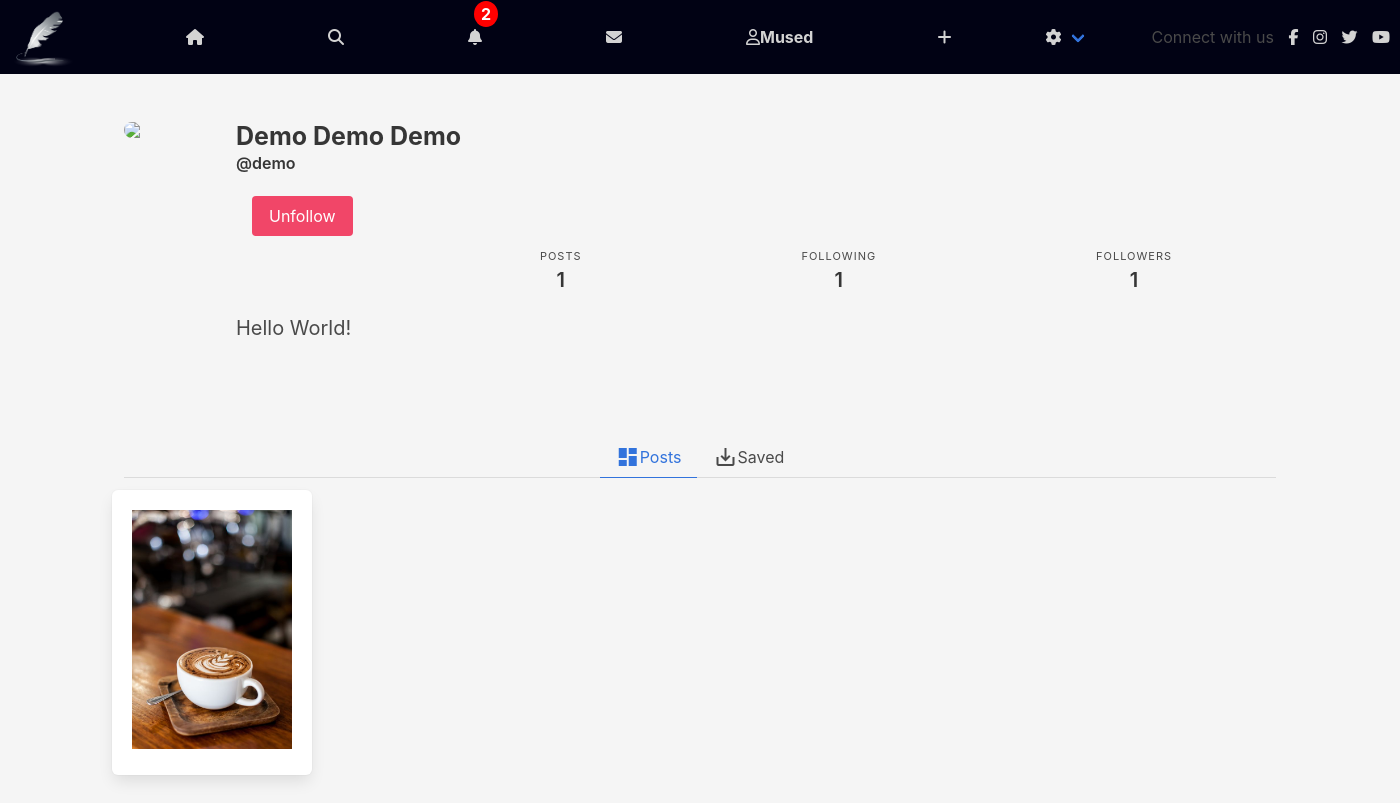
Screenshot of /demo/ (signed in) with the database file from the repository.
### authy/models.py (models this page shows, shortened)
class Profile(models.Model):
	user = models.OneToOneField(User, on_delete=models.CASCADE, related_name='profile')
	first_name = models.CharField(max_length=50, null=True, blank=True)
	last_name = models.CharField(max_length=50, null=True, blank=True)
	location = models.CharField(max_length=50, null=True, blank=True)
	url = models.CharField(max_length=80, null=True, blank=True)
	profile_info = models.TextField(max_length=150, null=True, blank=True)
	created = models.DateField(auto_now_add=True)
	favorites = models.ManyToManyField(Post)
	picture = models.ImageField(upload_to=user_directory_path, blank=True, null=True, verbose_name='Picture')

### post/models.py (models this page shows, shortened)
class Post(models.Model):
	id = models.UUIDField(primary_key=True, default=uuid.uuid4, editable=False)
	content =  models.ManyToManyField(PostFileContent, related_name='contents')
	caption = models.TextField(max_length=1500, verbose_name='Caption')
	posted = models.DateTimeField(auto_now_add=True)
	user = models.ForeignKey(User, on_delete=models.CASCADE)
	likes = models.IntegerField(default=0)
	def get_absolute_url(self):
		return reverse('postdetails', args=[str(self.id)])

class PostFileContent(models.Model):
	user = models.ForeignKey(User, on_delete=models.CASCADE, related_name='content_owner')
	file = models.FileField(upload_to=user_directory_path)

### authy/views.py (the view)
# urls.py: path('<username>/', UserProfile, name='profile'),
def UserProfile(request, username):
	user = get_object_or_404(User, username=username)
	profile = Profile.objects.get(user=user)
	url_name = resolve(request.path).url_name
	if url_name == 'profile':
		posts = Post.objects.filter(user=user).order_by('-posted')
	else:
		posts = profile.favorites.all()
	posts_count = Post.objects.filter(user=user).count()
	following_count = Follow.objects.filter(follower=user).count()
	followers_count = Follow.objects.filter(following=user).count()
	follow_status = Follow.objects.filter(following=user, follower=request.user).exists()
	paginator = Paginator(posts, 8)
	page_number = request.GET.get('page')
	posts_paginator = paginator.get_page(page_number)
	template = loader.get_template('profile.html')
	context = {
		'posts': posts_paginator,
		'profile':profile,
		'following_count':following_count,
		'followers_count':followers_count,
		'posts_count':posts_count,
		'follow_status':follow_status,
		'url_name':url_name,
	}
	return HttpResponse(template.render(context, request))

### direct/views.py (called while the page is built)
def checkDirects(request):
	directs_count = 0
	if request.user.is_authenticated:
		directs_count = Message.objects.filter(user=request.user, is_read=False).count()
	return {'directs_count':directs_count}

### notifications/views.py (called while the page is built)
def CountNotifications(request):
	count_notifications = 0
	if request.user.is_authenticated:
		count_notifications = Notification.objects.filter(user=request.user, is_seen=False).count()
	return {'count_notifications':count_notifications}

### instagram_clone/templates/profile.html (shortened to what this page needs)
{% extends 'base.html' %}
{% load static %}
{% block content %}
<article class="media">
  <div class="media-left">
      <figure class="image is-96x96">
        {% if profile.picture %}
          <img class="is-rounded" src="{{ profile.picture.url }}">
        {% else %}
          <img class="is-rounded" src="https://bulma.io/images/placeholders/96x96.png">
        {% endif %}
      </figure>
  </div>
   <div class="media-content">
    <div class="content">
      <h1 style="font-weight: bold; font-size: 25px;" class="title is-1">{% if profile.first_name %}{{ profile.first_name }} {{ profile.last_name }} {% endif %}</h1>
      <h2 class="subtitle is-6">@{{ profile.user }}</h2>
    {% if user.is_authenticated and user != profile.user %}
      <div class="media-right">
        {% if follow_status == True %}
          <a href="{% url 'follow' profile.user 0 %}" class="button is-danger">Unfollow</a>
        {% else %}
          <a href="{% url 'follow' profile.user 1 %}" class="button is-success">Follow</a>
        {% endif  %}
      </div>
    {% endif %}
    </div>
     <nav class="level is-mobile" style="margin-left: 200px;">
  <div class="level-item has-text-centered">
    <div>
      <p class="heading">Posts</p>
      <p class="title" style="font-size: 20px;">{{ posts_count }}</p>
    </div>
  </div>
  <div class="level-item has-text-centered">
    <div>
      <p class="heading">Following</p>
      <p class="title" style="font-size: 20px;">{{ following_count }}</p>
    </div>
  </div>
  <div class="level-item has-text-centered">
    <div>
      <p class="heading">Followers</p>
      <p class="title" style="font-size: 20px;">{{ followers_count }}</p>
    </div>
  </div>
</nav>
<p class="subtitle is-5">{% if profile.profile_info %}{{ profile.profile_info }}{% endif %}</p>
 </div>
</article>
</div>
  </section>
  <section class="section">
    <div class="container">
  <div class="tabs is-centered">
  <ul>
    <li class="{% if url_name == 'profile' %}is-active{% endif %}">
      <a href="{% url 'profile' profile.user %}"><i class="material-icons">dashboard</i>Posts</a>
    </li>
    <li class="{% if url_name == 'profilefavorites' %}is-active{% endif %}">
      <a href="{% url 'profilefavorites' profile.user %}"><i class="material-icons">save_alt</i>Saved</a>
    </li>
  </ul>
</div>
    <div class="columns">
    {% for post in posts %}
        <div class="box">
  {% if post.content.first.file.name|slice:"-3:" == 'jpg' or post_item.content.first.file.name|slice:"-3:" == 'png' %}
    <div class="img" style="max-width: 10rem;">
      <a href="{{ post.get_absolute_url }}">
        <img src="{{ post.content.first.file.url }}" alt="Placeholder image">
      </a>
  {% else %}
    <a href="{{ post.get_absolute_url }}">
      <video width="640" controls="controls" preload="metadata">
        <source src="{{ post.content.first.file.url }}#t=0.5" type="video/mp4">
      </video>
    </a>
  {% endif %}
    </div>
    </div>
      </div>
    {% empty %}
      <br>
      <h3 class="title is-5">You do not have any post!</h3>
    {% endfor %}
      </div>
  </section>
{% endblock %}

### instagram_clone/templates/base.html (shortened to what this page needs)
{% load static %}
<!DOCTYPE html>
<html>
  <head>
    <link rel="stylesheet" href="{% static 'css/bulma.min.css' %}">
    <link rel="stylesheet" href="{% static 'css/styl.css' %}">
  </head>
  <body>
  <nav class="navbar" role="navigation" aria-label="main navigation">
  <div class="navbar-brand">
    <a class="navbar-item1" href="">
      <img src="{% static 'img/ok.png' %}" width="64" height="64">
    </a>
  </div>
  <div id="navbarBasicExample" class="navbar-menu">
    <div class="navbar-start">
      <a href="{% url 'index' %}" class="navbar-item">
        <i class="fas fa-home"></i>
      </a>
      <a  href="{% url 'usersearch' %}" class="navbar-item">
        <i class="fas fa-search"></i>
      </a>
      <a href="{% url 'show-notifications' %}" class="navbar-item">
        <i class="fa fa-bell"></i>
        {% if count_notifications %}
          <span class="badge">{{ count_notifications }}</span>
        {% endif %}
      </a>
      <a href="{% url 'inbox' %}" class="navbar-item">
        <i class="fa fa-envelope"></i>
      </a>
      <a href="{% url 'profile' request.user %}" class="navbar-item">
        <i class="far fa-user"></i>
        <strong>{{ request.user }}</strong>
      </a>
        <a href="{% url 'newpost' %}" class="navbar-item">
          <i class="fa fa-plus" ></i>
        </a>
      <div class="navbar-item has-dropdown is-hoverable">
        <a class="navbar-link">
          <i class="fas fa-cog"></i>
        </a>
        <div class="social">Connect with us
          <a href="#"><i class="fab fa-facebook-f"></i></a>
          <a href="#"><i class="fab fa-instagram"></i></a>
          <a href="#"><i class="fab fa-twitter"></i></a>
          <a href="#"><i class="fab fa-youtube"></i></a>
      </div>
      </div>
    </div>
  </div>
</nav>
  <section class="section">
    <div class="container">
      {% block content %}
      {% endblock %}
  </body>
</html>

### instagram_clone/static/css/styl.css (style rules this page uses)
.badge { position: absolute; top: 1px; right: -4px; padding: 1px 7px; border-radius: 50%; background: red; color: white; font-weight: bold; }
nav.navbar { background-color: #010214; }
.navbar-item { margin-left: 70px; }
.social { margin-left: 50px; margin-top: 25px; }
.social i { padding-left: 10px; color: lightgrey; }
a.navbar-item1 { margin-left: 10px; margin-top: 10px; }
a.navbar-item { margin-left: 100px; color: lightgrey; }
.navbar-link { color: lightgrey; }
body { background-color: whitesmoke; }

### rows the page displays
Profile: first_name "Demo", last_name "Demo Demo", user "demo", profile_info "Hello World!"
Post: content.first.file (picture)

### other values shown
{{ count_notifications }} "2"
{{ request.user }} "Mused"
{{ posts_count }} "1"
{{ following_count }} "1"
{{ followers_count }} "1"
